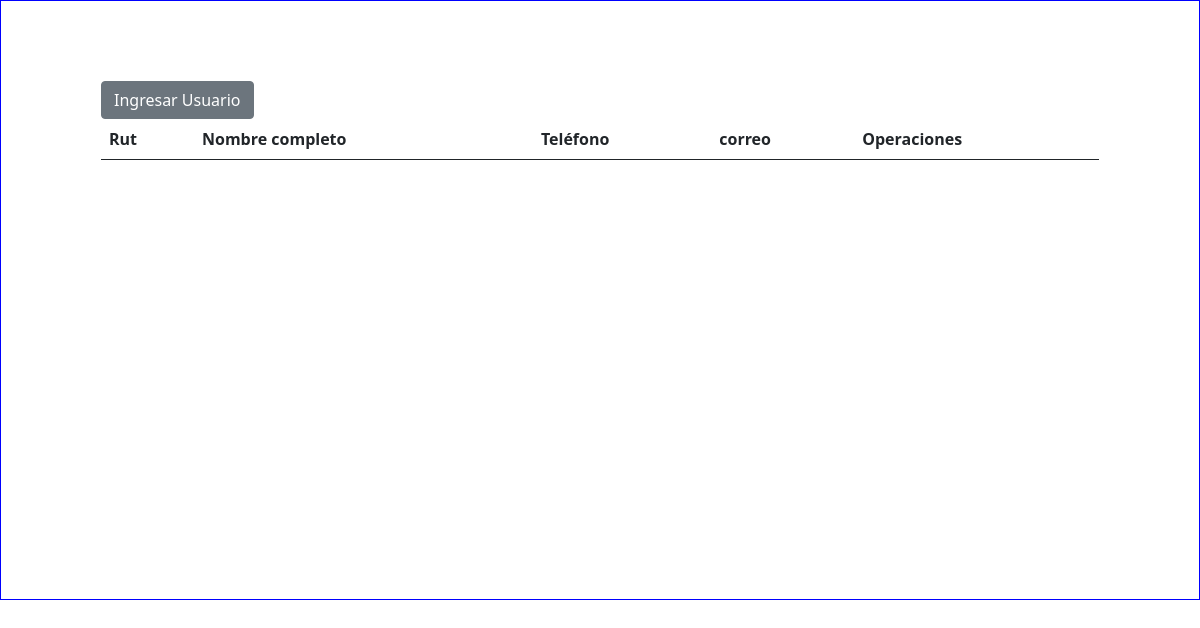
Before: / with the older database file.
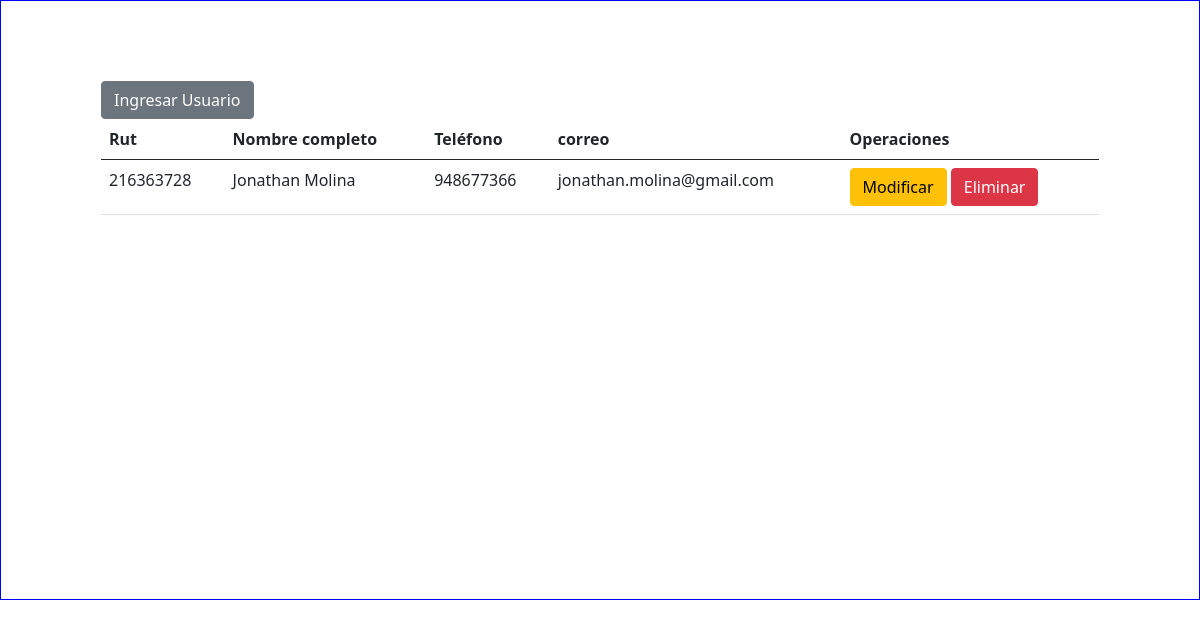
After: the same page with the newer database file.
### aplicacion/models.py (models this page shows)
class Residente(models.Model):
    rut=models.IntegerField(primary_key=True,null=False)
    nombre_completo=models.CharField(max_length=100)
    telefono=models.IntegerField()
    correo_usuario=models.CharField( max_length=64)
    def __str__(self):
        return f"{self.rut} {self.nombre_completo}"

### aplicacion/views.py (the view)
# urls.py: path('', index, name='index'),
def index(request):
    residente = Residente.objects.all()
    print(residente)
    datos={
        'user':residente
    }
    print(datos)
    return render(request,'aplicacion/index.html',datos)

### aplicacion/templates/aplicacion/index.html (shortened to what this page needs)
{% load static %}
<!DOCTYPE html>
<html lang="en">
<head>
    <link rel="stylesheet" href="../static/css/index.css">
    <link href="https://cdn.jsdelivr.net/npm/bootstrap@5.0.2/dist/css/bootstrap.min.css" rel="stylesheet"
>
</head>
<body>
    <div id="general">
    <div id="contenedor_izquierda">
        <div>
            <a href="{%     url 'ingresar'%}" class="btn btn-secondary">Ingresar Usuario</a>
            </div>
        <table class="table table-hover table-responsive">
            <thead>
                <tr>
                    <th>Rut</th>
                    <th>Nombre completo</th>
                    <th>Teléfono</th>
                    <th>correo</th>
                    <th>Operaciones</th>
                </tr>
            </thead>
        <tbody>
            {% for u in user %}
                <tr>
                    <td>{{ u.rut }}</td>
                    <td>{{ u.nombre_completo }}</td>
                    <td>{{ u.telefono }}</td>
                    <td>{{ u.correo_usuario }}</td>
                    <td>
                        <a href="{% url 'actualizar' u.rut  %}" class="btn btn-warning">Modificar</a>
                        <form action="{% url 'eliminar' u.rut %}" method="POST" style="display:inline;">
                            <button type="submit" class="btn btn-danger">Eliminar</button>
                    </td>
                </tr>
                {% endfor %}
        </tbody>
    </table>
    </div>
    </div>
</body>
</html>

Changed rows visible on the page:
added Residente: rut "216363728", nombre_completo "Jonathan Molina", telefono "948677366", correo_usuario "jonathan.molina@gmail.com"
